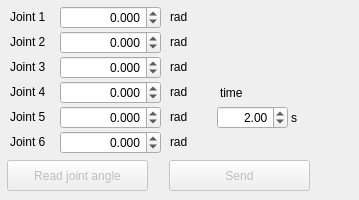
    <widget class="QWidget" name="tab_js">
     <attribute name="title">
      <string>Joint space</string>
     </attribute>
     <widget class="QPushButton" name="btn_read_joint_angle">
      <property name="enabled">
       <bool>false</bool>
      </property>
      <property name="geometry">
       <rect>
        <x>7</x>
        <y>160</y>
        <width>141</width>
        <height>31</height>
       </rect>
      </property>
      <property name="text">
       <string>Read joint angle</string>
      </property>
     </widget>
     <widget class="QPushButton" name="btn_send_joint_angle">
      <property name="enabled">
       <bool>false</bool>
      </property>
      <property name="geometry">
       <rect>
        <x>169</x>
        <y>160</y>
        <width>141</width>
        <height>31</height>
       </rect>
      </property>
      <property name="text">
       <string>Send</string>
      </property>
     </widget>
     <widget class="QLabel" name="label_19">
      <property name="geometry">
       <rect>
        <x>10</x>
        <y>10</y>
        <width>59</width>
        <height>14</height>
       </rect>
      </property>
      <property name="text">
       <string>Joint 1</string>
      </property>
     </widget>
     <widget class="QLabel" name="label_20">
      <property name="geometry">
       <rect>
        <x>10</x>
        <y>35</y>
        <width>59</width>
        <height>14</height>
       </rect>
      </property>
      <property name="text">
       <string>Joint 2</string>
      </property>
     </widget>
     <widget class="QLabel" name="label_21">
      <property name="geometry">
       <rect>
        <x>10</x>
        <y>60</y>
        <width>59</width>
        <height>14</height>
       </rect>
      </property>
      <property name="text">
       <string>Joint 3</string>
      </property>
     </widget>
     <widget class="QLabel" name="label_22">
      <property name="geometry">
       <rect>
        <x>10</x>
        <y>85</y>
        <width>59</width>
        <height>14</height>
       </rect>
      </property>
      <property name="text">
       <string>Joint 4</string>
      </property>
     </widget>
     <widget class="QLabel" name="label_47">
      <property name="geometry">
       <rect>
        <x>10</x>
        <y>110</y>
        <width>59</width>
        <height>14</height>
       </rect>
      </property>
      <property name="text">
       <string>Joint 5</string>
      </property>
     </widget>
     <widget class="QLabel" name="label_48">
      <property name="geometry">
       <rect>
        <x>10</x>
        <y>135</y>
        <width>59</width>
        <height>14</height>
       </rect>
      </property>
      <property name="text">
       <string>Joint 6</string>
      </property>
     </widget>
     <widget class="QLabel" name="label_23">
      <property name="geometry">
       <rect>
        <x>170</x>
        <y>10</y>
        <width>59</width>
        <height>14</height>
       </rect>
      </property>
      <property name="text">
       <string>rad</string>
      </property>
     </widget>
     <widget class="QLabel" name="label_24">
      <property name="geometry">
       <rect>
        <x>170</x>
        <y>35</y>
        <width>59</width>
        <height>14</height>
       </rect>
      </property>
      <property name="text">
       <string>rad</string>
      </property>
     </widget>
     <widget class="QLabel" name="label_25">
      <property name="geometry">
       <rect>
        <x>170</x>
        <y>60</y>
        <width>59</width>
        <height>14</height>
       </rect>
      </property>
      <property name="text">
       <string>rad</string>
      </property>
     </widget>
     <widget class="QLabel" name="label_26">
      <property name="geometry">
       <rect>
        <x>170</x>
        <y>85</y>
        <width>59</width>
        <height>14</height>
       </rect>
      </property>
      <property name="text">
       <string>rad</string>
      </property>
     </widget>
     <widget class="QLabel" name="label_49">
      <property name="geometry">
       <rect>
        <x>170</x>
        <y>110</y>
        <width>59</width>
        <height>14</height>
       </rect>
      </property>
      <property name="text">
       <string>rad</string>
      </property>
     </widget>
     <widget class="QLabel" name="label_50">
      <property name="geometry">
       <rect>
        <x>170</x>
        <y>135</y>
        <width>59</width>
        <height>14</height>
       </rect>
      </property>
      <property name="text">
       <string>rad</string>
      </property>
     </widget>
     <widget class="QDoubleSpinBox" name="doubleSpinBox_j1">
      <property name="geometry">
       <rect>
        <x>60</x>
        <y>6</y>
        <width>101</width>
        <height>23</height>
       </rect>
      </property>
      <property name="alignment">
       <set>Qt::AlignRight|Qt::AlignTrailing|Qt::AlignVCenter</set>
      </property>
      <property name="decimals">
       <number>3</number>
      </property>
      <property name="minimum">
       <double>-3.140000000000000</double>
      </property>
      <property name="maximum">
       <double>3.140000000000000</double>
      </property>
      <property name="singleStep">
       <double>0.050000000000000</double>
      </property>
     </widget>
     <widget class="QDoubleSpinBox" name="doubleSpinBox_j2">
      <property name="geometry">
       <rect>
        <x>60</x>
        <y>31</y>
        <width>101</width>
        <height>23</height>
       </rect>
      </property>
      <property name="alignment">
       <set>Qt::AlignRight|Qt::AlignTrailing|Qt::AlignVCenter</set>
      </property>
      <property name="decimals">
       <number>3</number>
      </property>
      <property name="minimum">
       <double>-3.140000000000000</double>
      </property>
      <property name="maximum">
       <double>3.140000000000000</double>
      </property>
      <property name="singleStep">
       <double>0.050000000000000</double>
      </property>
     </widget>
     <widget class="QDoubleSpinBox" name="doubleSpinBox_j3">
      <property name="geometry">
       <rect>
        <x>60</x>
        <y>56</y>
        <width>101</width>
        <height>23</height>
       </rect>
      </property>
      <property name="alignment">
       <set>Qt::AlignRight|Qt::AlignTrailing|Qt::AlignVCenter</set>
      </property>
      <property name="decimals">
       <number>3</number>
      </property>
      <property name="minimum">
       <double>-3.140000000000000</double>
      </property>
      <property name="maximum">
       <double>3.140000000000000</double>
      </property>
      <property name="singleStep">
       <double>0.050000000000000</double>
      </property>
     </widget>
     <widget class="QDoubleSpinBox" name="doubleSpinBox_j4">
      <property name="geometry">
       <rect>
        <x>60</x>
        <y>81</y>
        <width>101</width>
        <height>23</height>
       </rect>
      </property>
      <property name="alignment">
       <set>Qt::AlignRight|Qt::AlignTrailing|Qt::AlignVCenter</set>
      </property>
      <property name="decimals">
       <number>3</number>
      </property>
      <property name="minimum">
       <double>-3.140000000000000</double>
      </property>
      <property name="maximum">
       <double>3.140000000000000</double>
      </property>
      <property name="singleStep">
       <double>0.050000000000000</double>
      </property>
     </widget>
     <widget class="QDoubleSpinBox" name="doubleSpinBox_j5">
      <property name="geometry">
       <rect>
        <x>60</x>
        <y>106</y>
        <width>101</width>
        <height>23</height>
       </rect>
      </property>
      <property name="alignment">
       <set>Qt::AlignRight|Qt::AlignTrailing|Qt::AlignVCenter</set>
      </property>
      <property name="decimals">
       <number>3</number>
      </property>
      <property name="minimum">
       <double>-3.140000000000000</double>
      </property>
      <property name="maximum">
       <double>3.140000000000000</double>
      </property>
      <property name="singleStep">
       <double>0.050000000000000</double>
      </property>
     </widget>
     <widget class="QDoubleSpinBox" name="doubleSpinBox_j6">
      <property name="geometry">
       <rect>
        <x>60</x>
        <y>131</y>
        <width>101</width>
        <height>23</height>
       </rect>
      </property>
      <property name="alignment">
       <set>Qt::AlignRight|Qt::AlignTrailing|Qt::AlignVCenter</set>
      </property>
      <property name="decimals">
       <number>3</number>
      </property>
      <property name="minimum">
       <double>-3.140000000000000</double>
      </property>
      <property name="maximum">
       <double>3.140000000000000</double>
      </property>
      <property name="singleStep">
       <double>0.050000000000000</double>
      </property>
     </widget>
     <widget class="QLabel" name="label_33">
      <property name="geometry">
       <rect>
        <x>220</x>
        <y>86</y>
        <width>59</width>
        <height>14</height>
       </rect>
      </property>
      <property name="text">
       <string>time</string>
      </property>
     </widget>
     <widget class="QDoubleSpinBox" name="doubleSpinBox_time_js">
      <property name="geometry">
       <rect>
        <x>217</x>
        <y>106</y>
        <width>71</width>
        <height>23</height>
       </rect>
      </property>
      <property name="alignment">
       <set>Qt::AlignRight|Qt::AlignTrailing|Qt::AlignVCenter</set>
      </property>
      <property name="minimum">
       <double>-3.140000000000000</double>
      </property>
      <property name="maximum">
       <double>10.000000000000000</double>
      </property>
      <property name="singleStep">
       <double>0.500000000000000</double>
      </property>
      <property name="value">
       <double>2.000000000000000</double>
      </property>
     </widget>
     <widget class="QLabel" name="label_34">
      <property name="geometry">
       <rect>
        <x>291</x>
        <y>111</y>
        <width>59</width>
        <height>14</height>
       </rect>
      </property>
      <property name="text">
       <string>s</string>
      </property>
     </widget>
    </widget>
